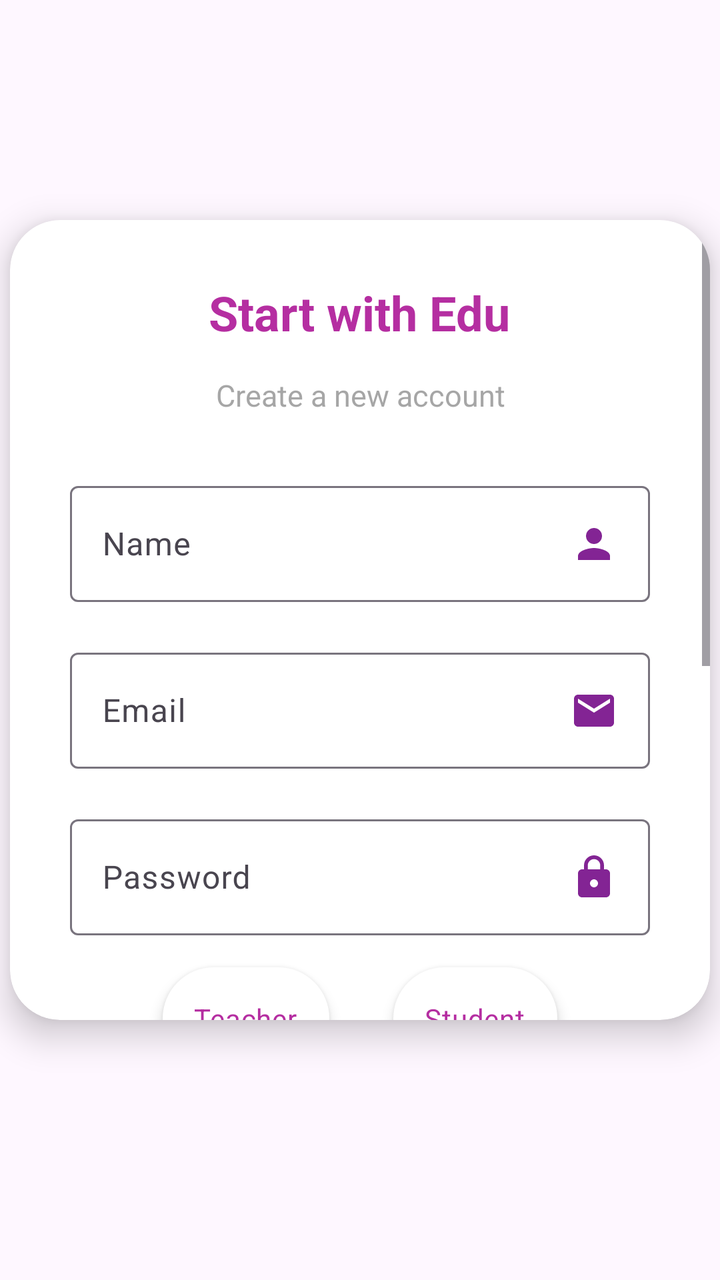
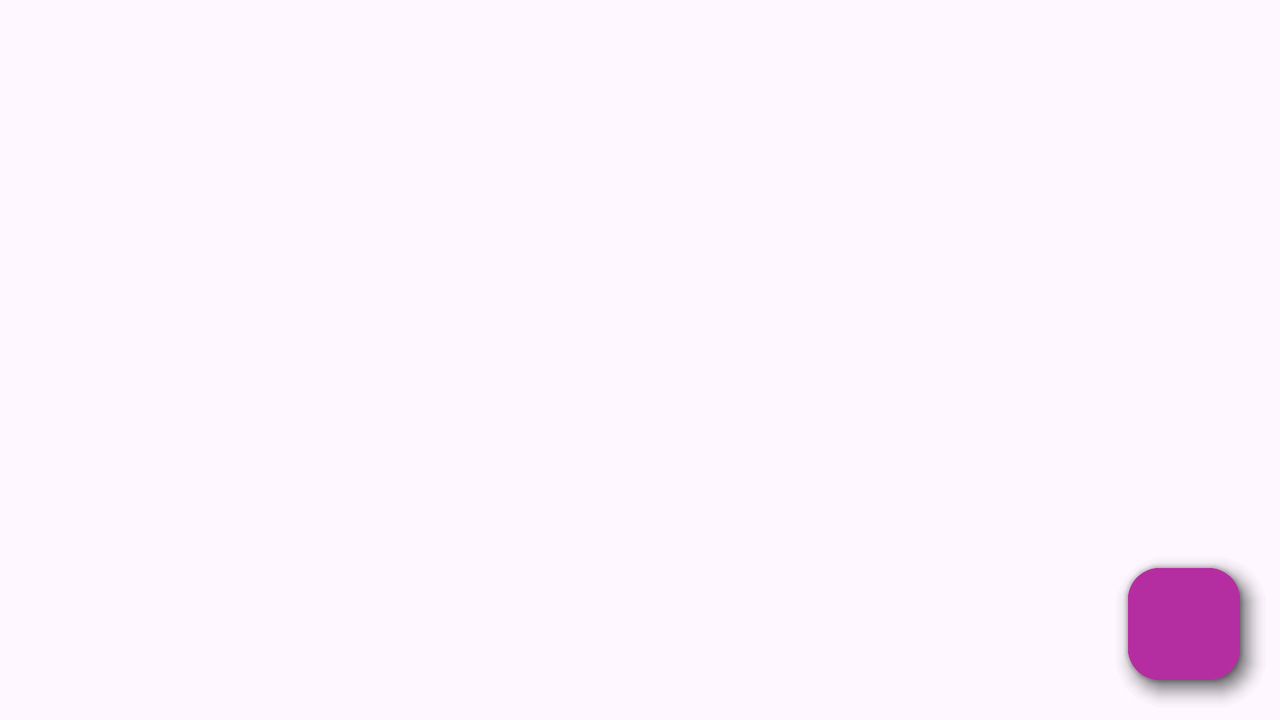

An Android layout and its configuration variant, each rendered on a device that would load it. The default file and the variant file are quoted in full after the pictures.
<!-- AndroidManifest.xml: application theme Theme.EduPlatform -->
<!-- res/layout/activity_for_edit_design.xml -->
<?xml version="1.0" encoding="utf-8"?>
<androidx.constraintlayout.widget.ConstraintLayout xmlns:android="http://schemas.android.com/apk/res/android"
    xmlns:app="http://schemas.android.com/apk/res-auto"
    xmlns:tools="http://schemas.android.com/tools"
    android:id="@+id/main"
    android:layout_width="match_parent"
    android:layout_height="match_parent"
    tools:context=".ForEditDesign">



    <LinearLayout
        android:layout_width="match_parent"
        android:layout_height="match_parent"
        android:orientation="vertical"
        android:gravity="center">

        <LinearLayout
            android:layout_width="match_parent"
            android:layout_height="wrap_content"
            android:orientation="vertical">

            <androidx.cardview.widget.CardView
                android:layout_width="350dp"
                android:layout_height="match_parent"
                app:cardCornerRadius="25dp"
                app:cardElevation="10dp"
                android:layout_marginTop="110dp"
                android:layout_marginBottom="130dp"
                android:layout_marginStart="40dp"
                android:layout_marginEnd="40dp"
                android:layout_gravity="center">

                <ScrollView
                    android:layout_width="match_parent"
                    android:layout_height="match_parent">

                    <LinearLayout
                        android:layout_width="match_parent"
                        android:layout_height="match_parent"
                        android:orientation="vertical"
                        android:layout_marginStart="20dp"
                        android:layout_marginEnd="20dp">

                        <LinearLayout
                            android:layout_width="match_parent"
                            android:layout_height="wrap_content"
                            android:orientation="vertical"
                            android:gravity="center">

                            <TextView
                                android:layout_width="wrap_content"
                                android:layout_height="wrap_content"
                                android:text="Start with Edu"
                                android:gravity="center"
                                android:layout_marginTop="30dp"
                                android:textSize="24dp"
                                android:textStyle="bold"
                                android:textColor="@color/parp" />

                            <TextView
                                android:layout_width="wrap_content"
                                android:layout_height="wrap_content"
                                android:text="Create a new account"
                                android:gravity="center"
                                android:layout_marginTop="15dp"
                                android:textSize="15dp"
                                android:textColor="#808080"
                                android:alpha="0.7"/>


                            <LinearLayout
                                android:layout_width="match_parent"
                                android:layout_height="wrap_content"
                                android:orientation="vertical"
                                android:layout_marginTop="30dp"
                                android:layout_marginStart="10dp"
                                android:layout_marginEnd="10dp">

                                <com.google.android.material.textfield.TextInputLayout
                                    android:layout_width="match_parent"
                                    android:layout_height="wrap_content">
                                    <com.google.android.material.textfield.TextInputEditText
                                        android:id="@+id/name_su"
                                        android:layout_width="match_parent"
                                        android:layout_height="wrap_content"
                                        android:hint="Name"
                                        android:inputType="textPersonName"
                                        android:drawableEnd="@drawable/name_ic"/>


                                </com.google.android.material.textfield.TextInputLayout>

                                <com.google.android.material.textfield.TextInputLayout
                                    android:layout_width="match_parent"
                                    android:layout_height="wrap_content"
                                    android:layout_marginTop="20dp">
                                    <com.google.android.material.textfield.TextInputEditText
                                        android:id="@+id/email_su"
                                        android:layout_width="match_parent"
                                        android:layout_height="wrap_content"
                                        android:hint="Email"
                                        android:inputType="textEmailAddress"
                                        android:drawableEnd="@drawable/email_ic"/>
                                </com.google.android.material.textfield.TextInputLayout>

                                <com.google.android.material.textfield.TextInputLayout
                                    android:layout_width="match_parent"
                                    android:layout_height="wrap_content"
                                    android:layout_marginTop="20dp">
                                    <com.google.android.material.textfield.TextInputEditText
                                        android:id="@+id/pass_su"
                                        android:layout_width="match_parent"
                                        android:layout_height="wrap_content"
                                        android:hint="Password"
                                        android:inputType="textPassword"
                                        android:drawableEnd="@drawable/pass_ic"/>
                                </com.google.android.material.textfield.TextInputLayout>

                                <RadioGroup
                                    android:id="@+id/radg_su"
                                    android:layout_width="wrap_content"
                                    android:layout_height="wrap_content"
                                    android:orientation="horizontal"
                                    android:layout_gravity="center">

                                    <RadioButton
                                        android:id="@+id/tea_su"
                                        android:layout_width="wrap_content"
                                        android:layout_height="wrap_content"
                                        android:text="Teacher"
                                        android:button="@color/white"
                                        android:background="@drawable/radio_b"
                                        android:textColor="@drawable/radio_text"
                                        android:elevation="4dp"
                                        android:padding="16dp"
                                        android:layout_margin="16dp"
                                        />

                                    <RadioButton
                                        android:id="@+id/stu_su"
                                        android:layout_width="wrap_content"
                                        android:layout_height="wrap_content"
                                        android:text="Student"
                                        android:button="@color/white"
                                        android:background="@drawable/radio_b"
                                        android:textColor="@drawable/radio_text"
                                        android:elevation="4dp"
                                        android:padding="16dp"
                                        android:layout_margin="16dp"
                                        />

                                    <RadioButton
                                        android:id="@+id/adm_su"
                                        android:layout_width="wrap_content"
                                        android:layout_height="wrap_content"
                                        android:text="Admin"
                                        android:button="@color/white"
                                        android:background="@drawable/radio_b"
                                        android:textColor="@drawable/radio_text"
                                        android:elevation="4dp"
                                        android:padding="16dp"
                                        android:layout_margin="16dp"
                                        android:visibility="gone"
                                        />

                                </RadioGroup>



                            </LinearLayout>

                            <LinearLayout
                                android:layout_width="match_parent"
                                android:layout_height="wrap_content"
                                android:gravity="center"
                                android:layout_marginTop="20dp"
                                android:layout_marginBottom="20dp">

                                <androidx.appcompat.widget.AppCompatButton
                                    android:id="@+id/signb_su"
                                    android:layout_width="120dp"
                                    android:layout_height="60dp"
                                    android:background="@drawable/log_bg"
                                    android:text="Sign Up"
                                    android:textSize="20dp"
                                    android:textColor="#FFFFFF"
                                    android:gravity="center"/>

                            </LinearLayout>

                            <LinearLayout
                                android:layout_width="wrap_content"
                                android:layout_height="wrap_content"
                                android:orientation="horizontal"
                                android:layout_gravity="center">

                                <TextView
                                    android:layout_width="match_parent"
                                    android:layout_height="wrap_content"
                                    android:text="Already have an account? "
                                    android:textColor="@color/black"
                                    android:layout_gravity="center"/>

                                <TextView
                                    android:id="@+id/login_text"
                                    android:layout_width="match_parent"
                                    android:layout_height="wrap_content"
                                    android:text="Login"
                                    android:textColor="#832494"
                                    android:layout_gravity="center"/>



                            </LinearLayout>


                            <ImageView
                                android:layout_width="50dp"
                                android:layout_height="50dp"
                                android:src="@drawable/eic_c"
                                android:layout_gravity="center"
                                android:layout_marginTop="5dp"/>

                            <LinearLayout
                                android:layout_width="match_parent"
                                android:layout_height="wrap_content"
                                android:orientation="horizontal"
                                android:gravity="center">

                                <TextView
                                    android:layout_width="wrap_content"
                                    android:layout_height="wrap_content"
                                    android:text="Powered by: "
                                    android:layout_gravity="center"
                                    android:alpha="0.7"/>

                                <TextView
                                    android:id="@+id/ezzeldeenProfile"
                                    android:layout_width="wrap_content"
                                    android:layout_height="wrap_content"
                                    android:text="Ezzeldeen Mohamed"
                                    android:layout_gravity="center"
                                    android:textColor="#00BFFf"
                                    android:alpha="0.7"/>

                            </LinearLayout>

                            <TextView
                                android:layout_width="wrap_content"
                                android:layout_height="wrap_content"
                                android:text="All Rights Received 2024-2025"
                                android:layout_gravity="center"
                                android:alpha="0.7"
                                android:layout_marginTop="5dp"
                                android:layout_marginBottom="60dp"/>




                        </LinearLayout>


                    </LinearLayout>

                </ScrollView>



            </androidx.cardview.widget.CardView>

        </LinearLayout>
    </LinearLayout>


</androidx.constraintlayout.widget.ConstraintLayout>
<!-- resources referenced by this layout -->
<resources>
  <color name="black">#FF000000</color>
  <color name="parp">#B52EA1</color>
  <color name="white">#FFFFFFFF</color>
  <!-- drawable eic_c: png bitmap (drawable, 105226 bytes) -->
  <!-- drawable email_ic (drawable) -->
  <vector xmlns:android="http://schemas.android.com/apk/res/android" android:height="24dp" android:tint="#832494" android:viewportHeight="24" android:viewportWidth="24" android:width="24dp">
        
      <path android:fillColor="@android:color/white" android:pathData="M20,4L4,4c-1.1,0 -1.99,0.9 -1.99,2L2,18c0,1.1 0.9,2 2,2h16c1.1,0 2,-0.9 2,-2L22,6c0,-1.1 -0.9,-2 -2,-2zM20,8l-8,5 -8,-5L4,6l8,5 8,-5v2z"/>
      
  </vector>
  <!-- drawable log_bg (drawable) -->
  <?xml version="1.0" encoding="utf-8"?>
  
  <shape android:shape="rectangle" xmlns:android="http://schemas.android.com/apk/res/android">
  
      <gradient
          android:angle="270"
          android:startColor="#832494"
          android:centerColor="#B52EA1"
          android:endColor="#E137AD"/>
      <corners android:radius="50dp"/>
  
  </shape>
  <!-- drawable name_ic (drawable) -->
  <vector xmlns:android="http://schemas.android.com/apk/res/android" android:height="24dp" android:tint="#832494" android:viewportHeight="24" android:viewportWidth="24" android:width="24dp">
        
      <path android:fillColor="@android:color/white" android:pathData="M12,12c2.21,0 4,-1.79 4,-4s-1.79,-4 -4,-4 -4,1.79 -4,4 1.79,4 4,4zM12,14c-2.67,0 -8,1.34 -8,4v2h16v-2c0,-2.66 -5.33,-4 -8,-4z"/>
      
  </vector>
  <!-- drawable pass_ic (drawable) -->
  <vector xmlns:android="http://schemas.android.com/apk/res/android" android:height="24dp" android:tint="#832494" android:viewportHeight="24" android:viewportWidth="24" android:width="24dp">
        
      <path android:fillColor="@android:color/white" android:pathData="M18,8h-1L17,6c0,-2.76 -2.24,-5 -5,-5S7,3.24 7,6v2L6,8c-1.1,0 -2,0.9 -2,2v10c0,1.1 0.9,2 2,2h12c1.1,0 2,-0.9 2,-2L20,10c0,-1.1 -0.9,-2 -2,-2zM12,17c-1.1,0 -2,-0.9 -2,-2s0.9,-2 2,-2 2,0.9 2,2 -0.9,2 -2,2zM15.1,8L8.9,8L8.9,6c0,-1.71 1.39,-3.1 3.1,-3.1 1.71,0 3.1,1.39 3.1,3.1v2z"/>
      
  </vector>
  <!-- drawable radio_b (drawable) -->
  <?xml version="1.0" encoding="utf-8"?>
  
  <selector xmlns:android="http://schemas.android.com/apk/res/android">
  
      <item android:state_checked="true"
          android:drawable="@drawable/radio_selected"/>
  
      <item android:state_checked="false"
          android:drawable="@drawable/radio_not_selected"/>
  
  </selector>
  <!-- drawable radio_text (drawable) -->
  <?xml version="1.0" encoding="utf-8"?>
  
  <selector xmlns:android="http://schemas.android.com/apk/res/android">
  
      <item android:state_checked="true"
          android:color="@color/white"/>
  
      <item android:state_checked="false"
          android:color="@color/parp"/>
  </selector>
  <style name="Theme.EduPlatform" parent="Base.Theme.EduPlatform" />
  <!-- drawable radio_selected (drawable) -->
  <?xml version="1.0" encoding="utf-8"?>
  
  <shape android:shape="rectangle" xmlns:android="http://schemas.android.com/apk/res/android">
  
      <solid android:color="#B52EA1"/>
      <corners android:radius="30dp"/>
  
  </shape>
  <!-- drawable radio_not_selected (drawable) -->
  <?xml version="1.0" encoding="utf-8"?>
  
  <shape android:shape="rectangle" xmlns:android="http://schemas.android.com/apk/res/android">
  
      <solid android:color="#FFFFFF"/>
      <corners android:radius="30dp"/>
  
  </shape>
  <style name="Base.Theme.EduPlatform" parent="Theme.Material3.DayNight.NoActionBar">
          
          
      </style>
</resources>
<!-- res/layout-land/activity_for_edit_design.xml (the repository's variant of the layout above) -->
<!-- drawn on the phone turned sideways -->
<?xml version="1.0" encoding="utf-8"?>
<androidx.constraintlayout.widget.ConstraintLayout xmlns:android="http://schemas.android.com/apk/res/android"
    xmlns:app="http://schemas.android.com/apk/res-auto"
    xmlns:tools="http://schemas.android.com/tools"
    android:id="@+id/main"
    android:layout_width="match_parent"
    android:layout_height="match_parent"
    tools:context=".ForEditDesign">

    <androidx.fragment.app.FragmentContainerView
        android:id="@+id/fragmentContainer"
        android:layout_width="match_parent"
        android:layout_height="match_parent"/>


    <com.google.android.material.floatingactionbutton.FloatingActionButton
        android:id="@+id/InfoFb"
        android:layout_width="wrap_content"
        android:layout_height="wrap_content"
        android:clickable="true"
        app:backgroundTint="@color/parp"
        app:srcCompat="@drawable/infoisvg"
        tools:ignore="MissingConstraints"
        app:fabSize="mini"
        android:layout_marginBottom="20dp"
        android:layout_marginEnd="20dp"
        app:layout_constraintEnd_toEndOf="parent"
        app:layout_constraintBottom_toBottomOf="parent"/>

    <com.google.android.material.floatingactionbutton.FloatingActionButton
        android:id="@+id/UserFb"
        android:layout_width="wrap_content"
        android:layout_height="wrap_content"
        android:clickable="true"
        app:fabSize="mini"
        app:backgroundTint="@color/parp"
        app:srcCompat="@drawable/adminuser"
        tools:ignore="MissingConstraints"
        android:layout_marginBottom="20dp"
        android:layout_marginEnd="20dp"
        app:layout_constraintEnd_toEndOf="parent"
        app:layout_constraintBottom_toBottomOf="parent"/>

    <com.google.android.material.floatingactionbutton.FloatingActionButton
        android:id="@+id/DataBFb"
        android:layout_width="wrap_content"
        android:layout_height="wrap_content"
        android:clickable="true"
        app:fabSize="mini"
        app:backgroundTint="@color/parp"
        app:srcCompat="@drawable/database"
        tools:ignore="MissingConstraints"
        android:layout_marginBottom="20dp"
        android:layout_marginEnd="20dp"
        app:layout_constraintEnd_toEndOf="parent"
        app:layout_constraintBottom_toBottomOf="parent"/>

    <com.google.android.material.floatingactionbutton.FloatingActionButton
        android:id="@+id/DashFb"
        android:layout_width="wrap_content"
        android:layout_height="wrap_content"
        android:clickable="true"
        app:backgroundTint="@color/parp"
        app:fabSize="mini"
        app:srcCompat="@drawable/dashboard"
        tools:ignore="MissingConstraints"
        android:layout_marginBottom="20dp"
        android:layout_marginEnd="20dp"
        app:layout_constraintEnd_toEndOf="parent"
        app:layout_constraintBottom_toBottomOf="parent"/>


    <com.google.android.material.floatingactionbutton.FloatingActionButton
            android:id="@+id/menuFb"
            android:layout_width="wrap_content"
            android:layout_height="wrap_content"
            android:clickable="true"
            app:backgroundTint="@color/parp"
            app:srcCompat="@drawable/menu_24"
            tools:ignore="MissingConstraints"
            android:layout_marginBottom="20dp"
            android:layout_marginEnd="20dp"

            app:layout_constraintEnd_toEndOf="parent"
            app:layout_constraintBottom_toBottomOf="parent"/>



</androidx.constraintlayout.widget.ConstraintLayout>
<!-- resources referenced by the variant -->
<!-- as the phone turned sideways resolves them -->
<resources>
  <color name="parp">#B52EA1</color>
  <!-- drawable adminuser: vector/xml drawable (drawable, 3415 chars, omitted) -->
  <!-- drawable dashboard (drawable) -->
  <vector xmlns:android="http://schemas.android.com/apk/res/android"
      android:width="800dp"
      android:height="800dp"
      android:viewportWidth="24"
      android:viewportHeight="24">
    <path
        android:pathData="M4,2L9,2A2,2 0,0 1,11 4L11,11A2,2 0,0 1,9 13L4,13A2,2 0,0 1,2 11L2,4A2,2 0,0 1,4 2z"
        android:fillColor="#000000"/>
    <path
        android:pathData="M15,2L20,2A2,2 0,0 1,22 4L22,7A2,2 0,0 1,20 9L15,9A2,2 0,0 1,13 7L13,4A2,2 0,0 1,15 2z"
        android:fillColor="#000000"/>
    <path
        android:pathData="M4,15L9,15A2,2 0,0 1,11 17L11,20A2,2 0,0 1,9 22L4,22A2,2 0,0 1,2 20L2,17A2,2 0,0 1,4 15z"
        android:fillColor="#000000"/>
    <path
        android:pathData="M15,11L20,11A2,2 0,0 1,22 13L22,20A2,2 0,0 1,20 22L15,22A2,2 0,0 1,13 20L13,13A2,2 0,0 1,15 11z"
        android:fillColor="#000000"/>
  </vector>
  <!-- drawable database (drawable) -->
  <vector xmlns:android="http://schemas.android.com/apk/res/android"
      android:width="800dp"
      android:height="800dp"
      android:viewportWidth="24"
      android:viewportHeight="24">
    <path
        android:pathData="M12,10C16.418,10 20,8.209 20,6C20,3.791 16.418,2 12,2C7.582,2 4,3.791 4,6C4,8.209 7.582,10 12,10Z"
        android:fillColor="#000000"/>
    <path
        android:pathData="M4,12V18C4,20.209 7.582,22 12,22C16.418,22 20,20.209 20,18V12C20,14.209 16.418,16 12,16C7.582,16 4,14.209 4,12Z"
        android:strokeAlpha="0.5"
        android:fillColor="#000000"
        android:fillAlpha="0.5"/>
    <path
        android:pathData="M4,6V12C4,14.209 7.582,16 12,16C16.418,16 20,14.209 20,12V6C20,8.209 16.418,10 12,10C7.582,10 4,8.209 4,6Z"
        android:strokeAlpha="0.7"
        android:fillColor="#000000"
        android:fillAlpha="0.7"/>
  </vector>
  <!-- drawable infoisvg (drawable) -->
  <vector xmlns:android="http://schemas.android.com/apk/res/android"
      android:width="800dp"
      android:height="800dp"
      android:viewportWidth="24"
      android:viewportHeight="24">
    <path
        android:pathData="M12,17V11"
        android:strokeWidth="1.5"
        android:strokeColor="#000000"
        android:strokeLineCap="round"/>
    <path
        android:pathData="M12,8m-1,-0a1,1 0,1 0,2 -0a1,1 0,1 0,-2 -0"
        android:fillColor="#000000"/>
    <path
        android:pathData="M7,3.338C8.471,2.487 10.179,2 12,2C17.523,2 22,6.477 22,12C22,17.523 17.523,22 12,22C6.477,22 2,17.523 2,12C2,10.179 2.487,8.471 3.338,7"
        android:strokeWidth="1.5"
        android:strokeColor="#000000"
        android:strokeLineCap="round"/>
  </vector>
  <style name="Theme.EduPlatform" parent="Base.Theme.EduPlatform" />
  <style name="Base.Theme.EduPlatform" parent="Theme.Material3.DayNight.NoActionBar">
          
          
      </style>
</resources>
